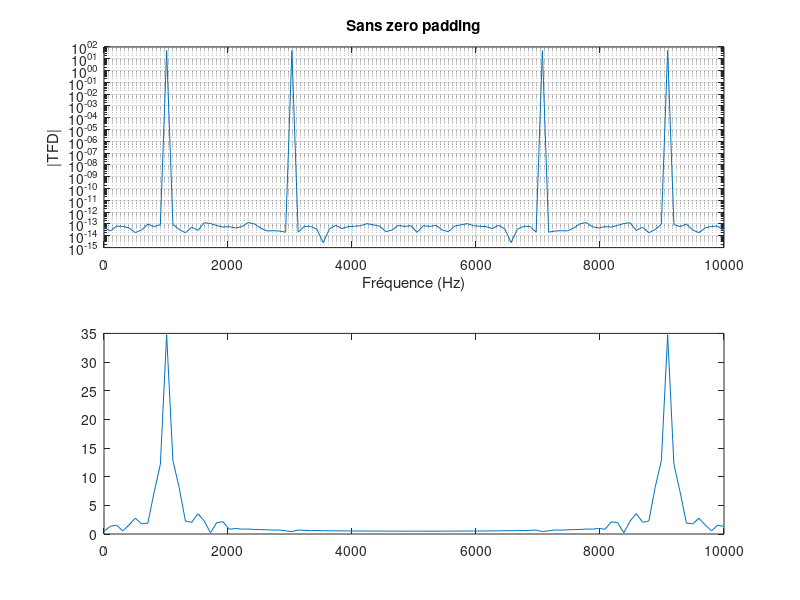

MATLAB code for this plot:
%%%%%%%%%%%%%%%%%%%%%%%%%%%%%%%%%%%%%%%%%%%%%%%%%%%%%%%%%%%%%%%%%%%%%%%%%%
%               TP2 de Traitement Numérique du Signal
%                   SCIENCES DU NUMERIQUE 1A
%                       Fevrier 2024 
%                         Myriam Robbana
%%%%%%%%%%%%%%%%%%%%%%%%%%%%%%%%%%%%%%%%%%%%%%%%%%%%%%%%%%%%%%%%%%%%%%%%%%

clear all
close all

%%%%%%%%%%%%%%%%%%%%%%%%%%%%%%%%%%%%%%%%%%%%%%%%%%%%%%%%%%%%%%%%%%%%%%%%%%
%PARAMETRES GENERAUX
%%%%%%%%%%%%%%%%%%%%%%%%%%%%%%%%%%%%%%%%%%%%%%%%%%%%%%%%%%%%%%%%%%%%%%%%%%
A=1;        %amplitude du cosinus
f1=1000;       %fréquence du cosinus 1 en Hz
f2 = 3000; %fréquence du cosinus 2 en Hz
T1=1/f1;       %période du cosinus 1 en secondes
T2 = 1/f2;  %période du cosinus 2 en secondes
N=100;        %nombre d'échantillons souhaités pour le cosinus
Fe=10000;       %fréquence d'échantillonnage en Hz
Te=1/Fe;       %période d'échantillonnage en secondes
SNR="à completer";      %SNR souhaité en dB pour le cosinus bruité


%%%%%%%%%%%%%%%%%%%%%%%%%%%%%%%%%%%%%%%%%%%%%%%%%%%%%%%%%%%%%%%%%%%%%%%%%%
%GENERATION DE LA SOMMME DE DEUX COSINUS NUMERIQUE
%%%%%%%%%%%%%%%%%%%%%%%%%%%%%%%%%%%%%%%%%%%%%%%%%%%%%%%%%%%%%%%%%%%%%%%%%%
%Définition de l'échelle temporelle
temps=[0:Te:(N-1)*Te];
%Génération de N échantillons de la somme de deux cosinus à la fréquence f1
%et f2
x=A*cos(2*pi*f1*temps) + A*cos(2*pi*f2*temps);

%%%%%%%%%%%%%%%%%%%%%%%%%%%%%%%%%%%%%%%%%%%%%%%%%%%%%%%%%%%%%%%%%%%%%%%%%%
%TRACE DE LA SOMME DES DEUX COSINUS NUMERIQUE
%%%%%%%%%%%%%%%%%%%%%%%%%%%%%%%%%%%%%%%%%%%%%%%%%%%%%%%%%%%%%%%%%%%%%%%%%%

%Tracé avec une échelle temporelle en secondes
%des labels sur les axes et un titre (utilisation de xlabel, ylabel et
%title)
figure
plot(temps,x);
grid
xlabel('Temps (s)')
ylabel('signal')

%%%%%%%%%%%%%%%%%%%%%%%%%%%%%%%%%%%%%%%%%%%%%%%%%%%%%%%%%%%%%%%%%%%%%%%%%%%%%%%%%%%%%%
%CALCUL DE LA TRANSFORMEE DE FOURIER NUMERIQUE (TFD) De la somme des COSINUS NUMERIQUE
%%%%%%%%%%%%%%%%%%%%%%%%%%%%%%%%%%%%%%%%%%%%%%%%%%%%%%%%%%%%%%%%%%%%%%%%%%%%%%%%%%%%%%
%Sans zero padding 
X=fft(x);
%Avec zero padding (ZP : paramètre de zero padding à définir)         
X_ZP=fft(x,4096);
%%%%%%%%%%%%%%%%%%%%%%%%%%%%%%%%%%%%%%%%%%%%%%%%%%%%%%%%%%%%%%%%%%%%%%%%%%
%TRACE DU MODULE DE LA TFD De la somme des COSINUS NUMERIQUE EN ECHELLE LOG
%SANS PUIS AVEC ZERO PADDING
%%%%%%%%%%%%%%%%%%%%%%%%%%%%%%%%%%%%%%%%%%%%%%%%%%%%%%%%%%%%%%%%%%%%%%%%%%

%Avec une échelle fréquentielle en Hz
%des labels sur les axes et des titres
%Tracés en utilisant plusieurs zones de la figure (utilisation de subplot) 

subplot(2,1,1)
echelle_frequentielle= [0:Fe/(N-1):Fe];
semilogy(echelle_frequentielle,abs(X));
grid
title('Sans zero padding')
xlabel('Fréquence (Hz)')
ylabel('|TFD|')

subplot(2,1,2)
echelle_frequentielle= [0:Fe/(4096-1):Fe];
semilogy(echelle_frequentielle,abs(X_ZP));
grid
title('Avec zero padding')
xlabel('Fréquence (Hz)')
ylabel('|TFD|')

%%%%%%%%%%%%%%%%%%%%%%%%%%%%%%%%%%%%%%%%%%%%%%
% Exercice 2 
%%%%%%%%%%%%%%%%%%%%%%%%%%%%%%%%%%%%%%%%%%%%%%

ordre = 61
fc = 2000 
h = 2*(fc/Fe)*sinc(2*fc*[-(ordre-1)/2*Te : Te : (ordre-1)/2*Te])
echelle_frequentielle= linspace(0,Fe,length(x));


y = filter(h,1,x)
plot(echelle_frequentielle,abs(fft(y)))

